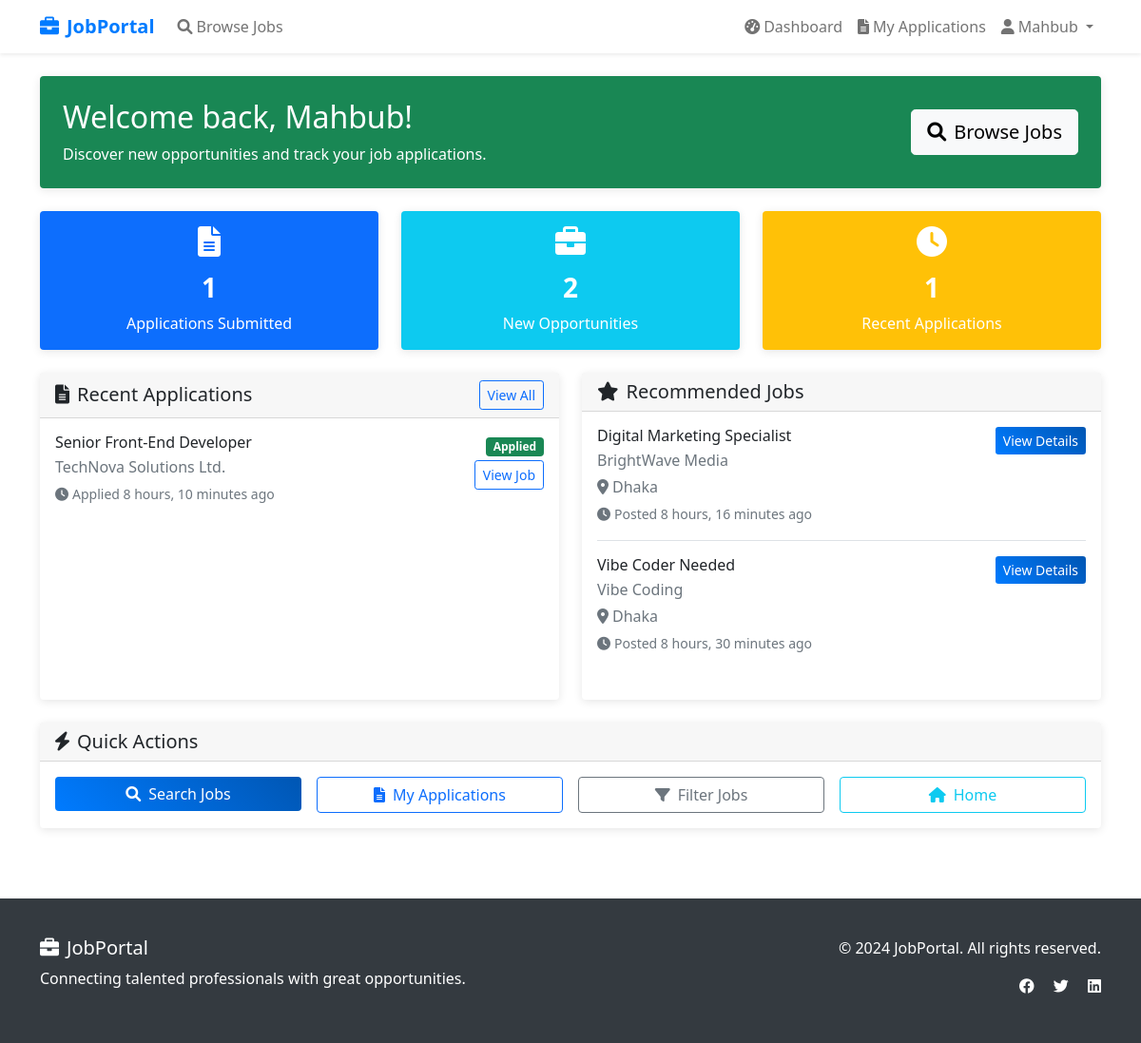
Page /applicant/dashboard/ (signed in) on the committed database.
### jobs/models.py (models this page shows, shortened)
class Application(models.Model):
    job = models.ForeignKey(Job, on_delete=models.CASCADE, related_name='applications')
    applicant = models.ForeignKey(User, on_delete=models.CASCADE, related_name='applications')
    resume = models.FileField(upload_to='resumes/')
    cover_letter = models.TextField()
    applied_at = models.DateTimeField(default=timezone.now)
    class Meta:
        ordering = ['-applied_at']
        unique_together = ['job', 'applicant']  # Prevent duplicate applications

class Job(models.Model):
    title = models.CharField(max_length=200)
    company_name = models.CharField(max_length=200)
    location = models.CharField(max_length=200)
    description = models.TextField()
    posted_by = models.ForeignKey(User, on_delete=models.CASCADE, related_name='posted_jobs')
    created_at = models.DateTimeField(default=timezone.now)
    class Meta:
        ordering = ['-created_at']

### jobs/views.py (the view)
# urls.py: path('applicant/dashboard/', views.applicant_dashboard, name='applicant_dashboard'),
@login_required
def applicant_dashboard(request):
    try:
        profile = request.user.userprofile
        if profile.role != 'applicant':
            messages.error(request, 'Access denied. Applicant account required.')
            return redirect('jobs:home')
    except UserProfile.DoesNotExist:
        messages.error(request, 'Profile not found.')
        return redirect('jobs:home')
    my_applications = Application.objects.filter(applicant=request.user)[:5]
    recommended_jobs = Job.objects.exclude(
        id__in=Application.objects.filter(applicant=request.user).values_list('job_id', flat=True)
    )[:5]
    context = {
        'my_applications': my_applications,
        'recommended_jobs': recommended_jobs,
        'total_applications': Application.objects.filter(applicant=request.user).count(),
    }
    return render(request, 'jobs/applicant_dashboard.html', context)

### jobs/templates/jobs/applicant_dashboard.html (shortened to what this page needs)
{% extends 'jobs/base.html' %}
{% block content %}
<div class="container py-4">
    <div class="row mb-4">
        <div class="col-12">
            <div class="card bg-success text-white">
                <div class="card-body p-4">
                    <div class="row align-items-center">
                        <div class="col-md-8">
                            <h2 class="mb-2">Welcome back, {{ user.first_name }}!</h2>
                            <p class="mb-0">Discover new opportunities and track your job applications.</p>
                        </div>
                        <div class="col-md-4 text-md-end">
                            <a href="{% url 'jobs:job_list' %}" class="btn btn-light btn-lg">
                                <i class="fas fa-search me-2"></i>Browse Jobs
                            </a>
                        </div>
                    </div>
                </div>
            </div>
        </div>
    </div>
    <div class="row g-4 mb-4">
        <div class="col-md-6 col-lg-4">
            <div class="card bg-primary text-white h-100">
                <div class="card-body text-center">
                    <i class="fas fa-file-alt fa-2x mb-3"></i>
                    <h3 class="fw-bold">{{ total_applications }}</h3>
                    <p class="mb-0">Applications Submitted</p>
                </div>
            </div>
        </div>
        <div class="col-md-6 col-lg-4">
            <div class="card bg-info text-white h-100">
                <div class="card-body text-center">
                    <i class="fas fa-briefcase fa-2x mb-3"></i>
                    <h3 class="fw-bold">{{ recommended_jobs.count }}</h3>
                    <p class="mb-0">New Opportunities</p>
                </div>
            </div>
        </div>
        <div class="col-md-6 col-lg-4">
            <div class="card bg-warning text-white h-100">
                <div class="card-body text-center">
                    <i class="fas fa-clock fa-2x mb-3"></i>
                    <h3 class="fw-bold">{{ my_applications.count }}</h3>
                    <p class="mb-0">Recent Applications</p>
                </div>
            </div>
        </div>
    </div>
    <div class="row g-4">
        <div class="col-lg-6">
            <div class="card h-100">
                <div class="card-header d-flex justify-content-between align-items-center">
                    <h5 class="mb-0"><i class="fas fa-file-alt me-2"></i>Recent Applications</h5>
                    <a href="{% url 'jobs:my_applications' %}" class="btn btn-sm btn-outline-primary">View All</a>
                </div>
                <div class="card-body">
                    {% if my_applications %}
                        {% for application in my_applications %}
                        <div class="d-flex justify-content-between align-items-start mb-3 pb-3 {% if not forloop.last %}border-bottom{% endif %}">
                            <div>
                                <h6 class="mb-1">{{ application.job.title }}</h6>
                                <p class="text-muted mb-1">{{ application.job.company_name }}</p>
                                <small class="text-muted">
                                    <i class="fas fa-clock me-1"></i>Applied {{ application.applied_at|timesince }} ago
                                </small>
                            </div>
                            <div class="text-end">
                                <span class="badge bg-success">Applied</span>
                                <div class="mt-1">
                                    <a href="{% url 'jobs:job_detail' application.job.id %}" class="btn btn-sm btn-outline-primary">
                                        View Job
                                    </a>
                                </div>
                            </div>
                        </div>
                        {% endfor %}
                    {% endif %}
                </div>
            </div>
        </div>
        <div class="col-lg-6">
            <div class="card h-100">
                <div class="card-header">
                    <h5 class="mb-0"><i class="fas fa-star me-2"></i>Recommended Jobs</h5>
                </div>
                <div class="card-body">
                    {% if recommended_jobs %}
                        {% for job in recommended_jobs %}
                        <div class="d-flex justify-content-between align-items-start mb-3 pb-3 {% if not forloop.last %}border-bottom{% endif %}">
                            <div>
                                <h6 class="mb-1">{{ job.title }}</h6>
                                <p class="text-muted mb-1">{{ job.company_name }}</p>
                                <p class="text-muted mb-1">
                                    <i class="fas fa-map-marker-alt me-1"></i>{{ job.location }}
                                </p>
                                <small class="text-muted">
                                    <i class="fas fa-clock me-1"></i>Posted {{ job.created_at|timesince }} ago
                                </small>
                            </div>
                            <div class="text-end">
                                <a href="{% url 'jobs:job_detail' job.id %}" class="btn btn-sm btn-primary">
                                    View Details
                                </a>
                            </div>
                        </div>
                        {% endfor %}
                    {% endif %}
                </div>
            </div>
        </div>
    </div>
    <div class="row mt-4">
        <div class="col-12">
            <div class="card">
                <div class="card-header">
                    <h5 class="mb-0"><i class="fas fa-bolt me-2"></i>Quick Actions</h5>
                </div>
                <div class="card-body">
                    <div class="row g-3">
                        <div class="col-md-3">
                            <a href="{% url 'jobs:job_list' %}" class="btn btn-primary w-100">
                                <i class="fas fa-search me-2"></i>Search Jobs
                            </a>
                        </div>
                        <div class="col-md-3">
                            <a href="{% url 'jobs:my_applications' %}" class="btn btn-outline-primary w-100">
                                <i class="fas fa-file-alt me-2"></i>My Applications
                            </a>
                        </div>
                        <div class="col-md-3">
                            <a href="{% url 'jobs:job_list' %}" class="btn btn-outline-secondary w-100">
                                <i class="fas fa-filter me-2"></i>Filter Jobs
                            </a>
                        </div>
                        <div class="col-md-3">
                            <a href="{% url 'jobs:home' %}" class="btn btn-outline-info w-100">
                                <i class="fas fa-home me-2"></i>Home
                            </a>
                        </div>
                    </div>
                </div>
            </div>
        </div>
    </div>
</div>
{% endblock %}

### jobs/templates/jobs/base.html (shortened to what this page needs)
<!DOCTYPE html>
<html lang="en">
<head>
    <link href="https://cdn.jsdelivr.net/npm/bootstrap@5.1.3/dist/css/bootstrap.min.css" rel="stylesheet">
    <link href="https://cdnjs.cloudflare.com/ajax/libs/font-awesome/6.0.0/css/all.min.css" rel="stylesheet">
</head>
<body>
    <nav class="navbar navbar-expand-lg navbar-light bg-white shadow-sm">
        <div class="container">
            <a class="navbar-brand" href="{% url 'jobs:home' %}">
                <i class="fas fa-briefcase me-2"></i>JobPortal
            </a>
            <div class="collapse navbar-collapse" id="navbarNav">
                <ul class="navbar-nav me-auto">
                    <li class="nav-item">
                        <a class="nav-link" href="{% url 'jobs:job_list' %}">
                            <i class="fas fa-search me-1"></i>Browse Jobs
                        </a>
                    </li>
                </ul>
                <ul class="navbar-nav">
                    {% if user.is_authenticated %}
                        {% if user.userprofile.role == 'employer' %}
                            <li class="nav-item">
                                <a class="nav-link" href="{% url 'jobs:employer_dashboard' %}">
                                    <i class="fas fa-tachometer-alt me-1"></i>Dashboard
                                </a>
                            </li>
                            <li class="nav-item">
                                <a class="nav-link" href="{% url 'jobs:post_job' %}">
                                    <i class="fas fa-plus me-1"></i>Post Job
                                </a>
                            </li>
                            <li class="nav-item">
                                <a class="nav-link" href="{% url 'jobs:my_jobs' %}">
                                    <i class="fas fa-list me-1"></i>My Jobs
                                </a>
                            </li>
                        {% else %}
                            <li class="nav-item">
                                <a class="nav-link" href="{% url 'jobs:applicant_dashboard' %}">
                                    <i class="fas fa-tachometer-alt me-1"></i>Dashboard
                                </a>
                            </li>
                            <li class="nav-item">
                                <a class="nav-link" href="{% url 'jobs:my_applications' %}">
                                    <i class="fas fa-file-alt me-1"></i>My Applications
                                </a>
                            </li>
                        {% endif %}
                        <li class="nav-item dropdown">
                            <a class="nav-link dropdown-toggle" href="#" id="navbarDropdown" role="button" data-bs-toggle="dropdown">
                                <i class="fas fa-user me-1"></i>{{ user.username }}
                            </a>
                        </li>
                    {% endif %}
                </ul>
            </div>
        </div>
    </nav>
    <main>
        {% block content %}
        {% endblock %}
    </main>
    <footer class="footer">
        <div class="container">
            <div class="row">
                <div class="col-md-6">
                    <h5><i class="fas fa-briefcase me-2"></i>JobPortal</h5>
                    <p>Connecting talented professionals with great opportunities.</p>
                </div>
                <div class="col-md-6 text-md-end">
                    <p>&copy; 2024 JobPortal. All rights reserved.</p>
                    <div class="social-links">
                        <a href="#" class="text-white me-3"><i class="fab fa-facebook"></i></a>
                        <a href="#" class="text-white me-3"><i class="fab fa-twitter"></i></a>
                        <a href="#" class="text-white"><i class="fab fa-linkedin"></i></a>
                    </div>
                </div>
            </div>
        </div>
    </footer>
</body>
</html>

### jobs/templates/jobs/base.html (style rules this page uses)
.navbar-brand { font-weight: bold; color: #007bff !important; }
.card { transition: transform 0.2s; border: none; box-shadow: 0 2px 10px rgba(0,0,0,0.1); }
.btn-primary { background: linear-gradient(45deg, #007bff, #0056b3); border: none; }
.footer { background-color: #343a40; color: white; padding: 40px 0; margin-top: 50px; }

### rows in the picture
Application: job "Senior Front-End Developer", job.company_name "TechNova Solutions Ltd.", applied_at "8 hours, 10 minutes"
Job: title "Digital Marketing Specialist", company_name "BrightWave Media", location "Dhaka", created_at "8 hours, 16 minutes"
Job: title "Vibe Coder Needed", company_name "Vibe Coding", location "Dhaka", created_at "8 hours, 30 minutes"

### other values in the picture
{{ user.username }} "Mahbub"
{{ user.first_name }} "Mahbub"
{{ total_applications }} "1"
{{ recommended_jobs.count }} "2"
{{ my_applications.count }} "1"
